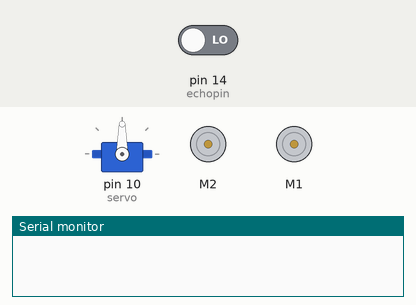
This sketch was run on a simulated Arduino Uno, built with avr-gcc and run on an emulated ATmega328P. On the bench: servo, 2 × DC motor (green arrow = forward, orange = backward, longer = faster), the last lines printed to the serial monitor. The test bench sets the inputs (shaded band); at power-on: pin 14 (echopin) LOW.

Above: at 0.05 s.
At 2.7 s:
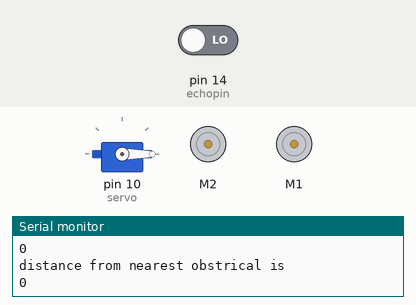
At 4.0 s:
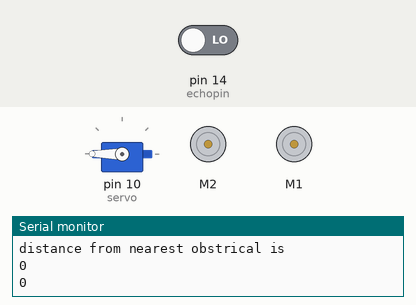
At 5.35 s:
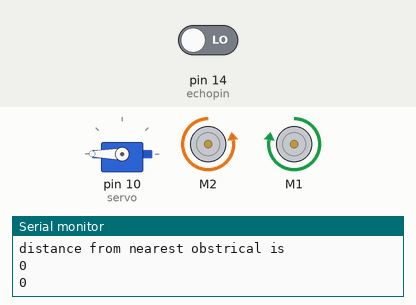
Timing chart, 0 to 7.0 s (numbered marks = the images above):
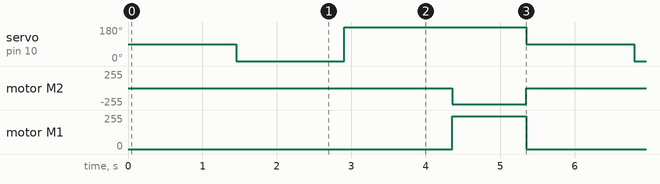

Measured:
- by itself, servo on pin 10 (servo): repeats every 5.4 s: 180° 2.5 s, 90° 1.5 s, 0° 1.5 s
- by itself, motor M2: alternates backward 244/255 for 1.0 s and stopped for 4.4 s
- by itself, motor M1: alternates forward 244/255 for 1.0 s and stopped for 4.4 s

The sketch:

robot_car.ino
```cpp
#include <AFMotor.h>
#include <Servo.h>
#include <Time.h>
#include <stdlib.h>

Servo servo;
AF_DCMotor motor1(2, MOTOR12_64KHZ);
AF_DCMotor motor2(1, MOTOR12_64KHZ);
int trigpin = 15;
int echopin =14;
int duration, distance, max_distace, angle, distance1;
long st_time;
long ed_time;
int length =1;

#define char *dir[] {"testing", "F"};
//char* ints;

void setup()
{
  pinMode(trigpin,OUTPUT);
  pinMode(echopin,INPUT);
  servo.attach(10);
  Serial.begin(9600);
  motor1.setSpeed(500);
  motor2.setSpeed(500);
  long st_time=millis();
  }

void loop()
{
  int duration, distance, max_distace, angle, distance1;
  max_distace,angle=0;
  servo.write(90);
  //delay(500);
  distance1=get_distance();
  Serial.println("distance forward");
  Serial.println(distance1);

  //if the distace if more than 15cm move forward

  if (distance1 > 15)

  {
    motor1.run(FORWARD);
    motor2.run(FORWARD);
  }
  //if its less than 15 cm check for the angle of farthest obstical

  else
  {
    motor1.run(RELEASE);
    motor2.run(RELEASE);

      int distance_0, distance_180;
      servo.write(0);
      distance_0 = get_distance();
      Serial.println(distance_0);
      servo.write(180);
      distance_180 = get_distance();
      Serial.println(distance_180);
      if(distance_0 <50 & distance_180 <50)
      {
      turn_around();
      }
      else
      {
        ed_time = millis()-st_time;
      if (distance_0 < distance_180)
      {
        Serial.println("turning right");
      turn_right();
      }
      else
      {
          Serial.println("turning left");
     turn_left();
      }

    }
    st_time = millis();
  }
  Serial.println(distance);
}

//method to get distance from the nearest object
int get_distance()
{
  int dis,duration;
  digitalWrite(trigpin,HIGH);
  delay(150);
  digitalWrite(trigpin, LOW);
  duration = pulseIn(echopin, HIGH);
  int obj_dist = (duration/2)/29.1;
  Serial.println("distance from nearest obstrical is" + obj_dist);
  Serial.println(obj_dist);
  delay(300);
  return obj_dist;

}

//method to car to a specific angle
void turn_car(int angle1)
{
  motor1.run(BACKWARD);
  motor2.run(FORWARD);
  delay(400);
  motor1.run(RELEASE);
  motor2.run(RELEASE);
}
// turn left
void turn_left()
{
motor1.run(FORWARD);
motor2.run(BACKWARD);
delay(400);
stop();
}

// turn right
void turn_right()
{
motor1.run(BACKWARD);
motor2.run(FORWARD);
delay(500);
stop();
}

// turn around
void turn_around()
{
motor1.run(BACKWARD);
motor2.run(FORWARD);
delay(1000);
stop();
}

void stop()
{
motor1.run(RELEASE);
motor2.run(RELEASE);
}

void go_back(int time)
{
motor1.run(BACKWARD);
motor2.run(BACKWARD);
delay(time);
motor1.run(RELEASE);
motor2.run(RELEASE);

}
```
